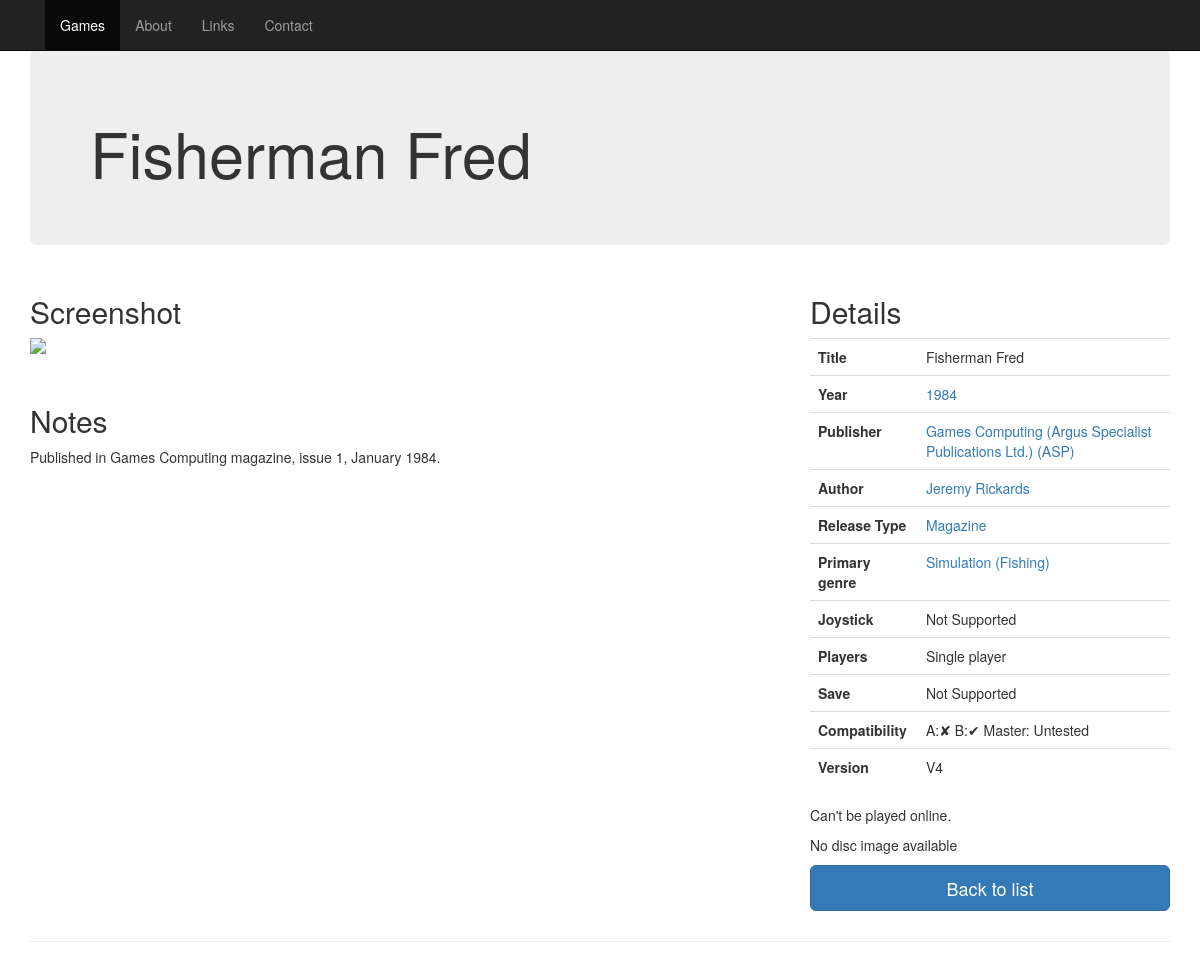
Page /game.php?id=2950 on the committed database.
### tables this page shows
CREATE TABLE IF NOT EXISTS `games` (
  `id` int(11) NOT NULL,
  `parent` int(11) DEFAULT NULL,
  `title_article` varchar(80) DEFAULT NULL,
  `title` varchar(255) NOT NULL,
  `year` varchar(4) DEFAULT NULL,
  `genre` int(11) DEFAULT NULL,
  `reltype` char(1) DEFAULT NULL,
  `notes` mediumtext,
  `players_min` int(11) NOT NULL DEFAULT '1',
  `players_max` int(11) NOT NULL DEFAULT '1',
  `joystick` char(1) DEFAULT NULL,
  `save` char(1) DEFAULT NULL,
  `hardware` varchar(255) DEFAULT NULL COMMENT 'Hardware required',
  `electron` char(1) DEFAULT NULL COMMENT 'Electron game changed to work on BBC.',
  `version` varchar(255) DEFAULT NULL,
  `series` varchar(40) DEFAULT NULL,
  `series_no` varchar(20) DEFAULT NULL,
  `lastupdater` int(11) NOT NULL,
  `lastupdated` datetime NOT NULL,
  `created` datetime NOT NULL,
  `creator` int(11) NOT NULL,
  `imgupdated` datetime DEFAULT NULL,
  `imgupdater` int(11) NOT NULL,
  `compat_a` char(1) DEFAULT 'N' COMMENT 'Model A Compatibility',
  `compat_b` char(1) DEFAULT 'Y' COMMENT 'Model B Compatibility',
  `compat_master` char(1) DEFAULT NULL COMMENT 'Master Compatibility'
);

CREATE TABLE IF NOT EXISTS `games_publishers` (
  `id` int(11) NOT NULL,
  `gameid` int(11) NOT NULL,
  `pubid` int(11) NOT NULL,
  `main` char(1) NOT NULL DEFAULT 'Y'
);

CREATE TABLE IF NOT EXISTS `publishers` (
  `id` int(11) NOT NULL,
  `name` varchar(255) NOT NULL
);

CREATE TABLE IF NOT EXISTS `authors` (
  `id` int(11) NOT NULL,
  `name` varchar(255) NOT NULL,
  `alias` varchar(255) DEFAULT NULL
);

CREATE TABLE IF NOT EXISTS `reltype` (
  `id` char(1) NOT NULL DEFAULT '',
  `name` varchar(255) DEFAULT NULL,
  `selected` char(1) NOT NULL,
  `rel_order` int(13) DEFAULT NULL
);

CREATE TABLE IF NOT EXISTS `genres` (
  `id` int(11) NOT NULL,
  `name` varchar(255) NOT NULL
);

### web/includes/playlink.php (called while the page is built, shortened)
<?php
function get_scrshot($file,$subdir) {
  $di='gameimg/screenshots/default.jpg';
  if ($subdir === NULL or $subdir === '') {
    $imgfile = 'gameimg/screenshots/' . $file;
  } else {
    $imgfile = 'gameimg/screenshots/' . $subdir . '/' . $file;
  }
  if (!file_exists($imgfile)) {
    $imgfile=$di;
  }
  return $imgfile;
}
?>

### web/game.php (the view, shortened to what this page needs)
<?php
require 'includes/db_connect.php';
require 'includes/menu.php';
require 'includes/playlink.php';
$id=0;
if ( isset($_GET["id"])) {
  $id=intval($_GET["id"]);
}
$sql = "select g.id, g.title_article, g.title, g.parent, g.year, g.notes, g.joystick, g.players_min, g.players_max, g.save, g.hardware, g.version,
g.electron, g.series, g.series_no, n.name as genre, r.id as relid, r.name as reltype, g.compat_a, g.compat_b, g.compat_master from games g left join genres n on n.id = g.genre left join reltype r on r.id = g.reltype where g.id  = ?";
$sth = $db->prepare($sql,array(PDO::ATTR_CURSOR => PDO::CURSOR_FWDONLY));
$sth->bindParam(1, $id, PDO::PARAM_INT);
if ($sth->execute()) {
  $game = $sth->fetch();
} else {
  echo "Error:";
  echo "\n";
  $sth->debugDumpParams ();
  $game=array();
}
$sql = "select * from screenshots where gameid  = ?";
$sth = $db->prepare($sql,array(PDO::ATTR_CURSOR => PDO::CURSOR_FWDONLY));
$sth->bindParam(1, $id, PDO::PARAM_INT);
if ($sth->execute()) {
  $shot = $sth->fetchAll();
} else {
  echo "Error:";
  echo "\n";
  $sth->debugDumpParams ();
  $shot=array();
}
$scrshot=get_scrshot($shot[0]['filename'],$shot[0]['subdir']);
$sql = "select * from images where gameid  = ?";
$sth = $db->prepare($sql,array(PDO::ATTR_CURSOR => PDO::CURSOR_FWDONLY));
$sth->bindParam(1, $id, PDO::PARAM_INT);
if ($sth->execute()) {
  $img = $sth->fetch();
} else {
  echo "Error:";
  echo "\n";
  $sth->debugDumpParams ();
  $img=array();
}
$ssd = get_discloc($img["filename"],$img['subdir']);
$ssd_info = pathinfo($ssd);
$jsbeeb=JB_LOC;
$root=WS_ROOT;
$playlink=get_playlink($img,$jsbeeb,$root);
$imglink="";
if ($img['probs'] != 'N' and $playlink != NULL ) {
  if ($img['probs']=='P') {
    $imglink='<p style="text-align: center">This game doesn\'t work properly in jsbeeb.</p>' . $imglink .'<p><a type="button" class="btn btn-warning btn-lg center-block" onmousedown="log('.$id.',\'d\');" href="' . $playlink . '" >Play Anyway</a></p>';
  }else{
    $imglink=$imglink .'<p><a type="button" class="btn btn-primary btn-lg center-block" onmousedown="log('.$id.',\'d\');" href="' . $playlink . '" >Play</a></p>';
  }
} else {
  $imglink=$imglink."<p>Can't be played online.</p>";
}
if ( $ssd != NULL && file_exists($ssd)) {
  $imglink=$imglink.'<p><a type="button" download="'.$ssd_info['basename'].'" class="btn btn-primary btn-lg center-block" onmousedown="log('.$id.',\'d\');" href="' . $ssd . '">Download</a></p>';
  if ( $ssd_info['extension'] = 'ssd' ) {
    $imglink=$imglink.'<p><a href="explore.php?id='.$id.'" type="button" class="btn btn-primary btn-lg center-block">Explore Disc</a></p>';
  }
} else {
  $imglink=$imglink."<p>No disc image available</p>";
}
$sql = "select * from games_publishers gp, publishers p where gp.gameid  = ? and gp.pubid = p.id";
$sth = $db->prepare($sql,array(PDO::ATTR_CURSOR => PDO::CURSOR_FWDONLY));
$sth->bindParam(1, $id, PDO::PARAM_INT);
if ($sth->execute()) {
  $publishers = $sth->fetchAll();
} else {
  echo "Error:";
  echo "\n";
  $sth->debugDumpParams ();
  $genres=array();
}
$sql = "select a.name from games_authors ga, authors a where ga.games_id  = ? and ga.authors_id = a.id";
$sth = $db->prepare($sql,array(PDO::ATTR_CURSOR => PDO::CURSOR_FWDONLY));
$sth->bindParam(1, $id, PDO::PARAM_INT);
if ($sth->execute()) {
  $authors = $sth->fetchAll();
} else {
  echo "Error:";
  echo "\n";
  $sth->debugDumpParams ();
  $authors=array();
}
if (strlen($game["title_article"]) > 0) {
   $ta=$game["title_article"].' ';
} else {
   $ta='';
}
$split=explode('(',$game["title"]);
$title='<h1>' . $ta . $split[0];
if (count($split) > 1 ) {
   $title = $title . '</h1><p>(' . implode('(',array_slice($split,1)) . "</p>";
}  else {
   $title = $title . '</h1>';
}
$back_url='index.php';
$back_desc='home page';
if (array_key_exists('HTTP_REFERER', $_SERVER)) {
  if ( parse_url($_SERVER["HTTP_REFERER"],PHP_URL_HOST) == $_SERVER["SERVER_NAME"] ) {
    $back_url = "javascript:history.go(-1)";
    $back_desc='list';
  }
}
$s = '';
if ( ! empty($publishers)) {
  $pubtab='<tr><th>Publisher' . $s . '</th><td>';
  foreach ($publishers as $publisher) {
    $pubtab=$pubtab . '<a href="index.php?search='. urlencode($publisher["name"]) .'&on_P=on">'.$publisher["name"] . "</a><br/>";
  }
  $pubtab=$pubtab . "</td></tr>";
} else {
  $pubtab="";
}
$s = '';
if ( ! empty($authors)) {
  $authortab='<tr><th>Author' . $s . '</th><td>';
  foreach ($authors as $author) {
    $authortab=$authortab . '<a href="index.php?search=' . urlencode($author["name"]) . '&on_A=on">' . $author["name"] . "</a><br/>";
  }
  $authortab=$authortab . "</td></tr>";
} else {
  $authortab="";
}
?><!DOCTYPE html>
<html lang="en">
  <head>
    <link href="bs/css/bootstrap.min.css" rel="stylesheet">
    <link href="bs/css/ie10-viewport-bug-workaround.css" rel="stylesheet">
    <link href="bs/css/jumbotron.css" rel="stylesheet">
  </head>
  <body>
 <nav class="navbar navbar-fixed-top navbar-inverse">
  <div class="container">
   <div class="navbar-header">
    <a href="index.php" class="navbar-brand"><?php echo $site_name?></a>
   </div>
  </div>
 </nav>
    <div class="container">
      <div class="jumbotron">
        <?php echo $title; ?>
      </div>
      <div class="row">
        <div class="col-md-8">
          <h2>Screenshot</h2>
          <p><img src="<?php echo $scrshot;?>" class="img-responsive"></p><p>&nbsp;</p>
<?php
   if ($game["notes"]!=Null ) {
      echo "<h2>Notes</h2><p>".$game["notes"]."</p>";
   }
   switch ($game['joystick']) {
    default:
        $js = "Not Supported";
   }
   switch ($game['save']) {
    default:
        $sa = "Not Supported";
   }
   $ver='';
   if (!empty($game['version'])) {
      $ver = "<tr><th>Version</th><td>" . $game['version'] . "</td></tr>";
   }
   if ($game["players_min"] == $game["players_max"]) {
      if ($game["players_min"] == 1) {
         $players="Single player";
      } else {
         $players=$game["players_min"] . " players";
      }
   } else {
      $players=$game["players_min"] . " to " . $game["players_max"];
   }
   $compat='';
   if (!empty($game['compat_a'])) {
     if ($game['compat_a'] == 'Y') {
       $compat = 'A:&#10004; ';
     } else {
       $compat = "A:&#10008; ";
     }
   }
   if (!empty($game['compat_b'])) {
     if ($game['compat_b'] == 'Y') {
       $compat = $compat . "B:&#10004; ";
     } else {
       $compat = $compat . "B:&#10008; ";
     }
   }
   if (!empty($game['compat_master'])) {
     if ($game['compat_master'] == 'Y') {
       $compat = $compat . "Master:&#10004; ";
     } elseif ($game['compat_master'] == 'N') {
       $compat = $compat . "Master:&#10008; ";
     } else {
       $compat = $compat . "Master: Partial ";
     }
   } else {
     $compat = $compat . "Master: Untested ";
   }
?>
        </div>
        <div class="col-md-4">
          <h2>Details</h2>
          <table class="table">
            <tr><th>Title</th><td><?php echo $ta . $game["title"];?></td></tr>
            <tr><th>Year</th><td><a href="index.php?search=<?php echo $game["year"];?>&on_Y=on"><?php echo $game["year"];?></a></td></tr>
            <?php echo $pubtab;?>
            <?php echo $authortab;?>
            <tr><th>Release Type</th><td><a href="index.php?rt_<?php echo $game["relid"];?>="><?php echo $game["reltype"];?></a></td></tr>
            <tr><th>Primary genre</th><td><a href="index.php?search=<?php echo urlencode($game["genre"]);?>&on_G=on"><?php echo $game["genre"];?></a></td></tr>
            <tr><th>Joystick</th><td><?php echo $js;?></td></tr>
            <tr><th>Players</th><td><?php echo $players;?></td></tr>
            <tr><th>Save</th><td><?php echo $sa;?></td></tr>
            <tr><th>Compatibility</th><td><?php echo $compat;?></td></tr>
            <?php echo $ver;?>
          </table>
          <?php echo $imglink; ?>
          <p><a type="button" class="btn btn-primary btn-lg center-block" href="<?php echo $back_url ?>" title="Back">Back to <?php echo $back_desc ?></a></p>
        </div>
      </div>
      <hr>
    </div>
  </body>
</html>

### web/bs/css/jumbotron.css (style rules this page uses)
body { padding-top: 50px; padding-bottom: 20px; }

### rows in the picture
games: title "Fisherman Fred", notes "Published in Games Computing magazine, issue 1, January 1984.", year "1984", reltype.name "Magazine", genres.name "Simulation (Fishing)", joystick "Not Supported", players_min "Single player", save "Not Supported", version "V4"
games_publishers: publishers.name "Games Computing (Argus Specialist Publications Ltd.) (ASP)"
authors: name "Jeremy Rickards"

### other values in the picture
$name "Games"
$name "About"
$name "Links"
$name "Contact"
$compat "A:✘ B:✔ Master: Untested"
$back_desc "list"
